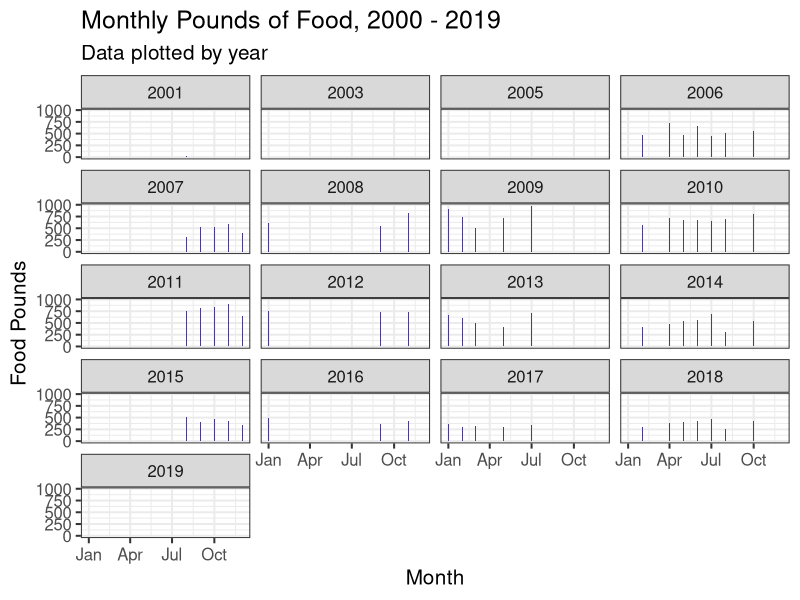
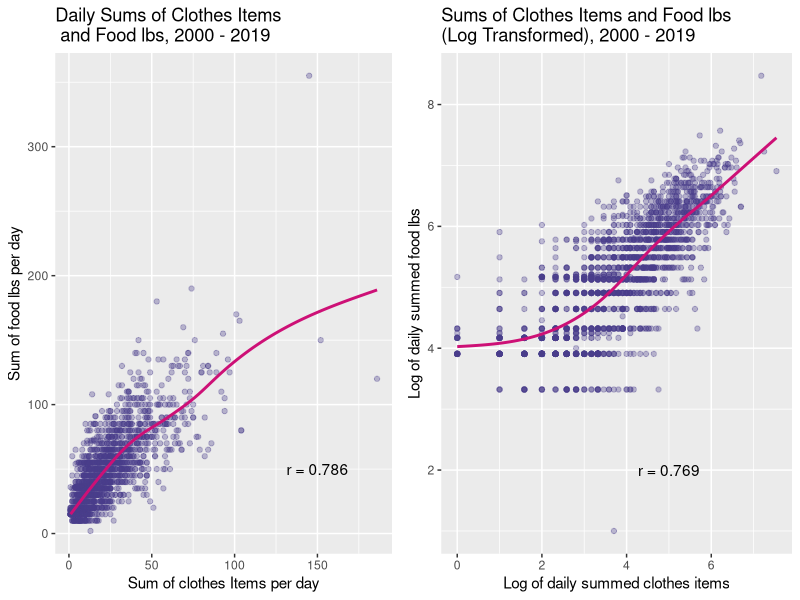
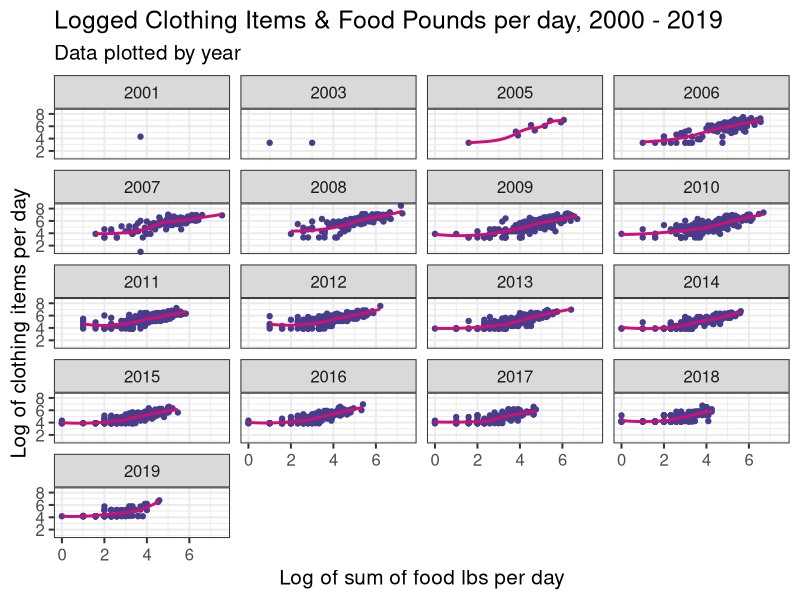

Source code (R) for these figures, in order:
# Alfredo Rojas
# BIOS 611: UMD data tidy
# 9.21.19

# """
# This code takes the Urban Ministries data and uses tidyr
# to tidy the dataset for analysis
# """

library(dplyr)
library(tidyr)
library(stringr)
library(tidyverse)
# install.packages("GGally")
library(GGally)
# install.packages("gridExtra")
library(gridExtra)

# read in data
UMD_data =  read_tsv("data/UMD_Services_Provided_20190719.tsv")
UMD_data

# Check the `Field 1 - 3` variables, are they empty?
# from: https://www.quora.com/How-do-I-get-a-frequency-count-based-on-two-columns-variables-in-an-R-dataframe
summarise(group_by(UMD_data, `Field1`, `Field2`, `Field3`), count = n())

# Remove Field1, Field2, and Field3 since they are all NAs
UMD_data2 <- UMD_data %>%
  select(-`Client File Merge`, -`Field1`, -`Field2`, -`Field3`)


# change date format so R can interpret it
UMD_data2$Date <- as.Date(UMD_data2$Date, "%m/%d/%Y")

# clean data, select target variables, drop NAs, filter for 2000 - 2019, and group_by and summarise
UMD_food <- UMD_data2 %>% 
  select(Date, `Client File Number`, `Food Provided for`, `Food Pounds`, `Clothing Items`) %>% 
  drop_na(`Food Provided for`,`Food Pounds`, `Clothing Items`) %>%
  filter(Date >= "2000-01-01", Date <= "2019-12-31", `Food Provided for` < 30, `Food Pounds` <= 25) %>%
  separate(Date, into = c("Year", "Month", "Day"), sep = "-") %>%
  group_by(Month, Year, Day) %>%
  summarise(count = n(),
            lbs_per_prsn = sum(`Food Pounds`) / sum(`Food Provided for`),
            food_pounds_sum = sum(`Food Pounds`, na.rm = TRUE),
            ppl_avg = mean(`Food Provided for`, na.rm = TRUE),
            clothes_sum = sum(`Clothing Items`), na.rm= TRUE) %>%
  filter(lbs_per_prsn > 0, food_pounds_sum > 0, ppl_avg > 0, clothes_sum > 0)



# Plotting yearly food lbs per year on a monthly basis, using bar graph
# help from: 
# https://www.earthdatascience.org/courses/earth-analytics/time-series-data/summarize-time-series-by-month-in-r/
UMD_food %>% # create new monthly variable for bar graph
  mutate(month2 = as.Date(paste0("2019-", Month, "-01"), "%Y-%m-%d")) %>% # 2019 and 01 are dummy numbers, just trying to use format for month
  ggplot(aes(x = month2, y = food_pounds_sum)) +
  geom_bar(stat = "identity", fill = "darkslateblue") +
  facet_wrap(~ Year, ncol = 4) +
  labs(title = "Monthly Pounds of Food, 2000 - 2019",
       subtitle = "Data plotted by year", 
       x = "Month",
       y = "Food Pounds") + theme_bw(base_size = 15) +
  scale_x_date(date_labels = "%b")

# now explore relationship between clothes items and food pounds on a daily basis
# find correlation coefficient, rounded to nearest 3 decimals
round(cor(UMD_food$clothes_sum, UMD_food$food_pounds_sum, method = "pearson"), 3)

# plot sums of clothes and food pounds
p1 <- UMD_food %>% 
  ggplot(aes(x = clothes_sum, y = food_pounds_sum)) +
    geom_point(color = "darkslateblue", alpha = 1/3) +
    geom_smooth(se = FALSE, color = "deeppink3") +
    labs(title = "Daily Sums of Clothes Items\n and Food lbs, 2000 - 2019",
         x = "Sum of clothes Items per day",
         y = "Sum of food lbs per day") +
    annotate("text", x = 150, y = 50, label = "r = 0.786")

# correlation coefficient, log transformed
round(cor(log2(UMD_food$clothes_sum),log2(UMD_food$food_pounds_sum)), 3)

# same variables, but log transformed
p2  <- UMD_food %>% 
  ggplot(aes(x = log2(clothes_sum), y = log2(food_pounds_sum))) +
  geom_point(color = "darkslateblue", alpha = 1/3) +
  geom_smooth(se = FALSE, color = "deeppink3") +
  labs(title = "Sums of Clothes Items and Food lbs \n(Log Transformed), 2000 - 2019",
       x = "Log of daily summed clothes items", 
       y = "Log of daily summed food lbs") +
  annotate("text", x = 5, y = 2, label = "r = 0.769")

grid.arrange(p1, p2, nrow = 1)

# Explore the relationship between clothes and food lbs on a yearly basis, notice positive trend
# for most years
UMD_food %>%
  ggplot(aes(x = log2(clothes_sum), y = log2(food_pounds_sum))) +
  geom_point(color = "darkslateblue") +
  geom_smooth(se = FALSE, color = "deeppink3") +
  facet_wrap(~ Year, ncol = 4) +
  labs(title = "Logged Clothing Items & Food Pounds per day, 2000 - 2019",
       subtitle = "Data plotted by year", 
       x = "Log of sum of food lbs per day",
       y = "Log of clothing items per day") + theme_bw(base_size = 15) 




  
  
  
  
  
  
  


